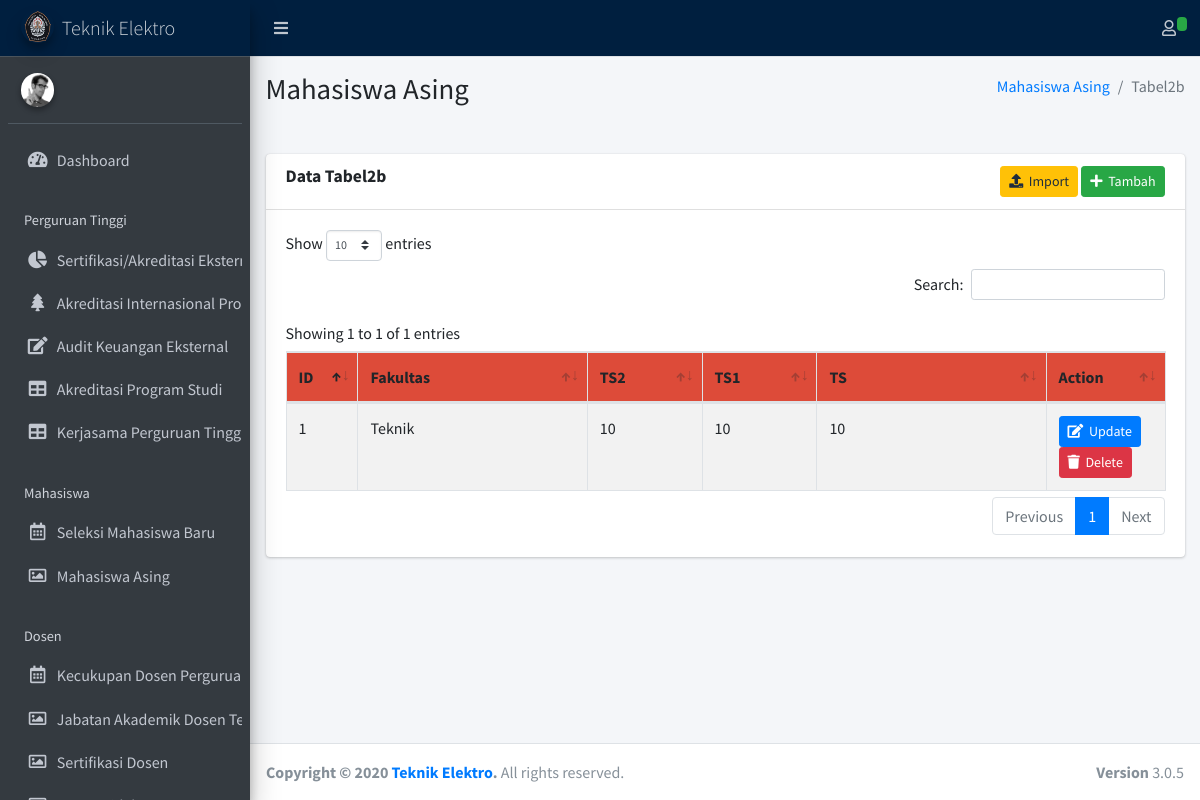
The app's page /index.php/tabel2b with its own data.
### tables this page shows
CREATE TABLE `tabel2b` (
  `id` int(11) NOT NULL,
  `fakultas` varchar(128) NOT NULL,
  `ts2` int(11) NOT NULL,
  `ts1` int(11) NOT NULL,
  `ts` int(11) NOT NULL,
  `created_at` datetime NOT NULL,
  `updated_at` datetime NOT NULL
);

### application/controllers/Tabel2b.php (called while the page is built, shortened)
<?php
class Tabel2b extends CI_Controller {
    public function __construct()
    {
        $this->load->model('Tabel2bModel');
    }
	public function index()
	{
        $tabel2bs = $this->Tabel2bModel->show();
        $this->load->view('main.php',[
            "page" => "tabel2b",
            "content" => [],
            "tabel2bs" => $tabel2bs,
        ]);
    }
}

### index.php (called while the page is built, shortened)
<?php
require_once BASEPATH.'core/CodeIgniter.php';

### application/models/Tabel2bModel.php (called while the page is built, shortened)
<?php if(!defined('BASEPATH')) exit('Hacking Attempt : Keluar dari sistem..!!');
class Tabel2bModel extends CI_Model
{
    public function show()
    {
        $this->db->select('*');
        return $this->db->get('tabel2b')->result();
    }
}

### application/views/pages/tabel2b.php (the view, shortened to what this page needs)
<div class="content-wrapper">
	<section class="content-header">
      <div class="container-fluid">
        <div class="row mb-2">
          <div class="col-sm-6">
            <h1>Mahasiswa Asing</h1>
          </div>
          <div class="col-sm-6">
            <ol class="breadcrumb float-sm-right">
              <li class="breadcrumb-item"><a href="#">Mahasiswa Asing</a></li>
              <li class="breadcrumb-item active">Tabel2b</li>
            </ol>
          </div>
        </div>
      </div>
    </section>
	<br>
	<section class="content">
		<div class="container-fluid">
			<div class="row">
				<div class="col-12">
					<div class="card">
						<div class="card-header">
							<h3 class="card-title"><b>Data Tabel2b </b></h3>
							<div class="text-right">
								<button type="button" class="btn btn-sm btn-warning" data-toggle="modal"
									data-target="#import-tabel2b"><i class="fa fa-upload"></i>&nbsp&nbspImport</button>
								<button type="button" class="btn btn-sm btn-success" data-toggle="modal"
									data-target="#tambah-tabel2b"><i class="fa fa-plus"></i>&nbsp&nbspTambah</button>
							</div>
						</div>
						<div class="card-body table-responsive">
							<table class="table table-striped table-bordered table-hover dataku">
								<thead class="atas">
									<tr>
										<th width="5%">ID</th>
										<th width="20%">Fakultas</th>
										<th width="10%">TS2</th>
										<th width="10%">TS1</th>
										<th width="20%">TS</th>
										<th width="10%">Action</th>
									</tr>
								</thead>
								<tbody>
									<?php
									$no=1;
									foreach ($tabel2bs as $tabel2b) {
									?>
									<tr>
										<td><?php echo $no; ?></td>
										<td><?php echo $tabel2b->fakultas; ?></td>
										<td><?php echo $tabel2b->ts2; ?></td>
										<td><?php echo $tabel2b->ts1; ?></td>
										<td><?php echo $tabel2b->ts; ?></td>
										<td>
											<button type="button" class="btn btn-sm btn-primary" data-toggle="modal"
												data-target="#edit-tabel2b<?php echo $tabel2b->id;?>"><i
													class="fa fa-edit"></i>&nbsp&nbspUpdate</button>
											<a class="btn btn-danger btn-sm delete-link" href="<?= base_url('Tabel2b/delete/'.$tabel2b->id);?>"><i
													class="fa fa-trash "></i>&nbsp&nbspDelete</a>
										</td>
									</tr>
									<?php $no++; } ?>
								</tbody>
							</table>
						</div>
					</div>
				</div>
			</div>
		</div>
	</section>
</div>

### application/views/templates/head.php (style rules this page uses)
.atas { background-color: #DD4B39; border-color: green; border-color: green; }

### records on screen
tabel2b: fakultas "Teknik", ts2 "10", ts1 "10", ts "10"
